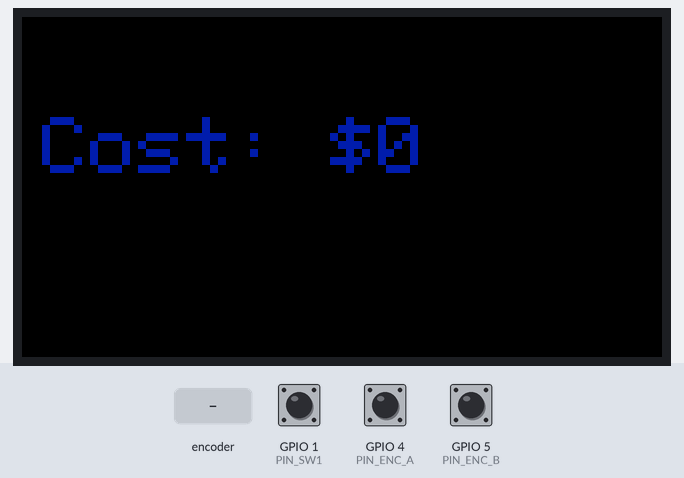
Simulated run of this sketch. Board: ESP32. Shown: 320×170 colour display. The test bench sets the inputs (shaded band); at power-on: GPIO 1 (PIN_SW1) HIGH, GPIO 4 (PIN_ENC_A) HIGH, GPIO 5 (PIN_ENC_B) HIGH. EEPROM starts erased.

1.4 s: GPIO 1 (PIN_SW1) pulled LOW for 1 s
Above: at 3.2 s.
5.4 s: rotary encoder on GPIO 4 (PIN_ENC_A) / GPIO 5 (PIN_ENC_B) turned 3 steps (first pin leading)
Timing chart, 0 to 8.4 s (numbered marks = the images above; inputs shaded):
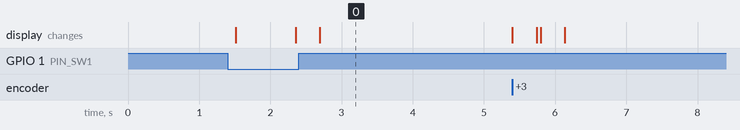

The sketch:

openai_gpt-4o-mini_rep2.ino
```cpp
#define LGFX_USE_V1
#include <LovyanGFX.hpp>
#include <Preferences.h>

class LGFX : public lgfx::LGFX_Device {
  lgfx::Panel_ST7789 _panel; lgfx::Bus_SPI _bus; lgfx::Light_PWM _light;
public:
  LGFX() {
    { auto cfg = _bus.config(); cfg.spi_host = SPI2_HOST; cfg.spi_mode = 0;
      cfg.freq_write = 50000000; cfg.freq_read = 16000000; cfg.spi_3wire = false;
      cfg.use_lock = true; cfg.dma_channel = SPI_DMA_CH_AUTO;
      cfg.pin_sclk = 12; cfg.pin_mosi = 11; cfg.pin_miso = -1; cfg.pin_dc = 13;
      _bus.config(cfg); _panel.setBus(&_bus); }
    { auto cfg = _panel.config(); cfg.pin_cs = 10; cfg.pin_rst = 9; cfg.pin_busy = -1;
      cfg.panel_width = 170; cfg.panel_height = 320; cfg.offset_x = 35; cfg.offset_y = 0;
      cfg.offset_rotation = 2; cfg.readable = false; cfg.invert = true;
      cfg.rgb_order = false; cfg.dlen_16bit = false; cfg.bus_shared = false;
      _panel.config(cfg); }
    { auto cfg = _light.config(); cfg.pin_bl = 8; cfg.invert = false;
      cfg.freq = 44100; cfg.pwm_channel = 7; _light.config(cfg); _panel.setLight(&_light); }
    setPanel(&_panel);
  }
};

LGFX tft;
Preferences prefs;

const int PIN_SW1 = 1;
const int PIN_ENC_A = 4;
const int PIN_ENC_B = 5;

volatile int encoderValue = 0;
int lastEncoderValue = 0;
int costPerMinute = 0;
unsigned long meetingStartTime = 0;
bool meetingActive = false;

void IRAM_ATTR onEncoderChange() {
  if (digitalRead(PIN_ENC_A) == digitalRead(PIN_ENC_B)) {
    encoderValue++;
  } else {
    encoderValue--;
  }
}

void setup() {
  Serial.begin(115200);
  tft.init();
  tft.setRotation(1);
  tft.setBrightness(180);
  prefs.begin("meeting_cost", false);
  costPerMinute = prefs.getInt("costPerMinute", 10);
  pinMode(PIN_SW1, INPUT_PULLUP);
  pinMode(PIN_ENC_A, INPUT_PULLUP);
  pinMode(PIN_ENC_B, INPUT_PULLUP);
  attachInterrupt(PIN_ENC_A, onEncoderChange, CHANGE);
  attachInterrupt(PIN_ENC_B, onEncoderChange, CHANGE);
}

void loop() {
  if (digitalRead(PIN_SW1) == LOW) {
    if (!meetingActive) {
      meetingStartTime = millis();
      meetingActive = true;
      tft.fillScreen(0);
    }
  }

  if (meetingActive) {
    unsigned long elapsedTime = millis() - meetingStartTime;
    int totalCost = (elapsedTime / 60000) * costPerMinute;
    tft.fillScreen(0);
    tft.setTextColor(238);
    tft.setTextColor(240);
    tft.setTextColor(245);
    tft.setTextSize(4);
    tft.setCursor(10, 50);
    tft.printf("Cost: $%d", totalCost);

    if (encoderValue != lastEncoderValue) {
      costPerMinute += (encoderValue - lastEncoderValue);
      lastEncoderValue = encoderValue;
      prefs.putInt("costPerMinute", costPerMinute);
    }

    int brightness = map(totalCost, 0, 100, 0, 255);
    ledcWrite(7, brightness);
  }
}
```

Measured:
- after the input at 1.4 s, the display: changes after 0.11 s (image 0)
- what the display in image 0 shows lasts 2.7 s, from 2.7 s to 5.4 s
